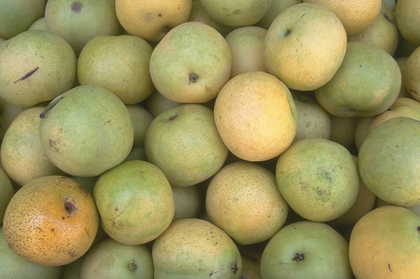
%> input picture DIP/Assignment_2/Assign2_imgs/other_images/pears.png, 420 x 279 px, shrunk from 732 x 486 before the run
$ octave q2_C.m   (GNU Octave 9; MATLAB toolbox functions it lacks are replaced by stand-ins)
%> lines starting %> are read from the running program, lines starting %| are printed output that depends on the picture
### DIP/Assignment_2/apply_laplacian_freq.m
function img_laplacian = apply_laplacian_freq( img,cutoff )
%UNTITLED2 Summary of this function goes here
%   Detailed explanation goes here

[r,c,ch] = size(img);

x0=floor(c/2);
y0=floor(r/2);

img_f = fft2(img);
img_f = fftshift(img_f);

fil = zeros(size(img_f));

for z=1:ch
    for x=1:c
        for y=1:r
            dist = ((x0-x)^2+(y0-y)^2)^0.5;
            coeff = ((x0-x)^2 + (y0-y)^2 - 2*cutoff^2)/cutoff^4;
            val = coeff * exp(-dist^2/(2*cutoff^2));

            fil(y,x,z) = val;

        end
    end
end

figure,imshow(fil);

img_f = img_f .*fil;

img_laplacian = ifftshift(img_f);
img_laplacian = ifft2(img_laplacian);

end

### DIP/Assignment_2/q2_C.m
close all;
clear all;
clc;

img = imread('Assign2_imgs/other_images/pears.png');
%> img is the input picture: size 279x420x3 uint8; mean R, G, B 154.5, 146.4, 91.1
% img = imread('Assign2_imgs/other_images/cameraman.tif');


img = im2double(img);
%> img: size 279x420x3 double
imshow(img);

[r,c,ch] = size(img);
%> r = 279; c = 420; ch = 3

cutoff = 1;
cutoff = min(r/2,min(c/2,cutoff));
%> cutoff = 1

img_laplacian = apply_laplacian_freq(img,cutoff);
figure,imshow(100*img_laplacian);
%> after `imshow(100*img_laplacian)`:
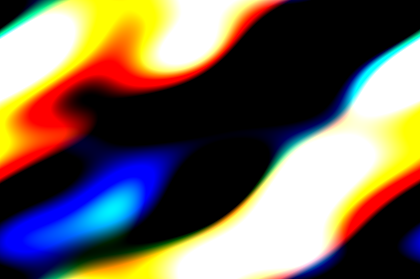
%> displayed picture: size 279x420x3, on the screen's scale of 0 to 255; mean R, G, B 114.5, 102, 91.3


out = img - 100*img_laplacian;
figure,imshow(out);
%> after `imshow(out)`:
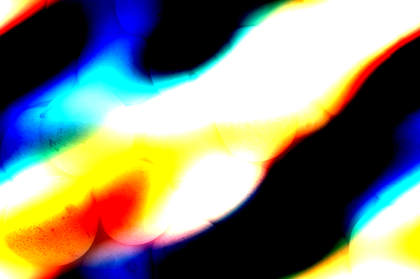
%> displayed picture: size 279x420x3, on the screen's scale of 0 to 255; mean R, G, B 131.7, 133.2, 117.1

% for z=1:ch
%     img_f(:,:,z) = fft2(img(:,:,z));
%     img_f(:,:,z) = fftshift(img_f(:,:,z));
% end
%
% temp = fft2(img);
% temp = fftshift(temp);
%
% figure,imshow(img_f);
% figure,imshow(temp);
%
% figure,imshow(abs(img_f-temp));

$ run again, with DIP/Assignment_2/Assign2_imgs/other_images/cameraman.tif saved as DIP/Assignment_2/Assign2_imgs/other_images/pears.png
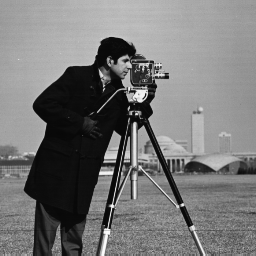
%> input picture DIP/Assignment_2/Assign2_imgs/other_images/cameraman.tif, 256 x 256 px
%> img is the input picture: size 256x256 uint8; min 7, max 253, mean 118.7
%> img: size 256x256 double
%> `imshow(100*img_laplacian)`:
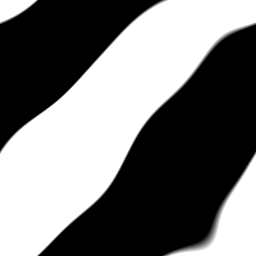
%> displayed picture: size 256x256, on the screen's scale of 0 to 255; min 0, max 255, mean 117.3
%> `imshow(out)`:
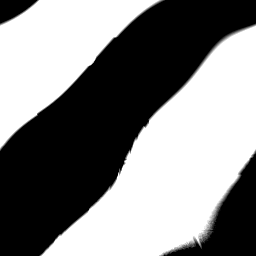
%> displayed picture: size 256x256, on the screen's scale of 0 to 255; min 0, max 255, mean 132.9

$ run again, with DIP/Assignment_2/Assign2_imgs/other_images/lighthouse.png copied over DIP/Assignment_2/Assign2_imgs/other_images/pears.png
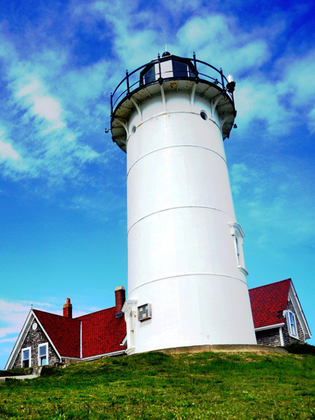
%> input picture DIP/Assignment_2/Assign2_imgs/other_images/lighthouse.png, 315 x 420 px, shrunk from 480 x 640 before the run
%> img is the input picture: size 420x315x3 uint8; mean R, G, B 106.4, 150.1, 171.4
%> img: size 420x315x3 double
%> `imshow(100*img_laplacian)`:
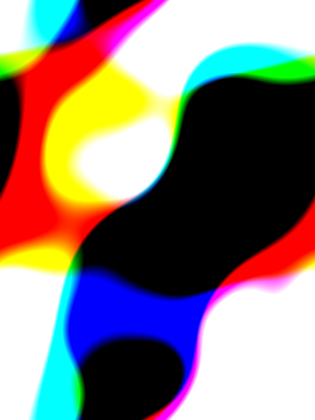
%> displayed picture: size 420x315x3, on the screen's scale of 0 to 255; mean R, G, B 136.1, 122.2, 119.1
%> `imshow(out)`:
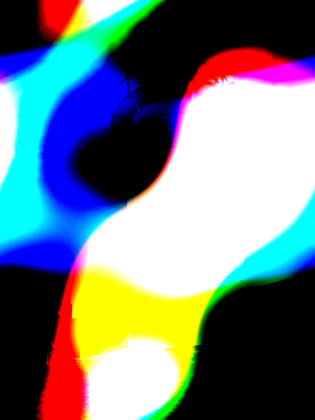
%> displayed picture: size 420x315x3, on the screen's scale of 0 to 255; mean R, G, B 111.2, 124.2, 129.2

$ run again, with DIP/Assignment_2/Assign2_imgs/other_images/onion.png copied over DIP/Assignment_2/Assign2_imgs/other_images/pears.png
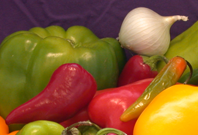
%> input picture DIP/Assignment_2/Assign2_imgs/other_images/onion.png, 198 x 135 px
%> img is the input picture: size 135x198x3 uint8; mean R, G, B 137.3, 92.8, 45.3
%> img: size 135x198x3 double
%> `imshow(100*img_laplacian)`:
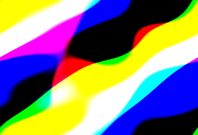
%> displayed picture: size 135x198x3, on the screen's scale of 0 to 255; mean R, G, B 130.6, 126, 123.9
%> `imshow(out)`:
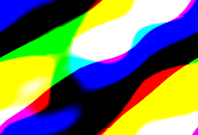
%> displayed picture: size 135x198x3, on the screen's scale of 0 to 255; mean R, G, B 118.1, 124.6, 102.1
